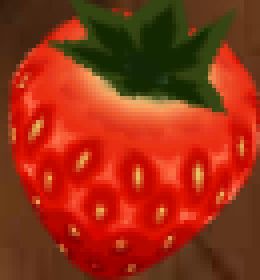
#> input picture templates/1.png, 65 x 70 px, found by its file name (shown 4 times larger)
$ python core.py
#> lines starting #> are read from the running program, lines starting #| are printed output that depends on the picture
import pyautogui
import numpy as np
import asyncio
import os
import time
from random import random
import cv2

BASE_DIR = os.path.abspath(f'{os.path.dirname(os.path.dirname(__file__))}/fruitBot')
BASE_DIR_TEMPLATES = BASE_DIR + '\\templates'
CORDS = []


class Screen:
    def make_screen(self):
        self.image_screen = pyautogui.screenshot(region=(0, 0, 750, 500))
        #self._convert_image()
        self._change_image()
        #self._load_screen()
        self._save_current_screen()

        return self.finally_image_screen

    def _change_image(self):
        self.finally_image_screen = cv2.cvtColor(np.array(self.image_screen), cv2.COLOR_BGR2GRAY)

    def _convert_image(self):
        img_screen = self.image_screen
        self.image_now = np.array(img_screen.getdata(), dtype='uint8').reshape((img_screen.size[1], img_screen.size[0], 3))
        self.image_now = cv2.cvtColor(self.image_now, cv2.COLOR_BGR2GRAY)

    def _load_screen(self):
        self.load_screen = cv2.imread(f'{BASE_DIR}/tempScreen/1.png', 0)
        self.load_screen = cv2.cvtColor(self.load_screen, cv2.COLOR_BGR2GRAY)
        print(self.load_screen)
        print(self.load_screen.astype(np.uint8))

        return self.load_screen.astype(np.uint8)

    def _save_current_screen(self):
        name = str(random())[4:8]
        cv2.imwrite(f'{BASE_DIR}/tempScreen/game_{name}_now.png', self.finally_image_screen)


class Template:
    async def search_on_image(self, image, template):
        try:
            result = cv2.matchTemplate(image, template, cv2.TM_CCOEFF_NORMED)

            location_result = np.where(result >= 0.8)
            print(location_result)

            if len(location_result) != 0:
                print('Found')
                (min_Val, max_Val, minLoc, maxLoc) = cv2.minMaxLoc(result)

                coordinates = zip(*location_result[::-1])
                for pt in coordinates:
                    loc_x = int(pt[0])
                    loc_y = int(pt[1])
                    print(loc_x, '|||', loc_y)
                    CORDS.append([loc_x, loc_y])

        except Exception as e:
            print(e)

    def load_templates(self):
        lst_temp = []
        templates = os.listdir(BASE_DIR_TEMPLATES)
        for temp in templates:
            path = BASE_DIR_TEMPLATES + f'\\{temp}'
            template = cv2.imread(path, 0)
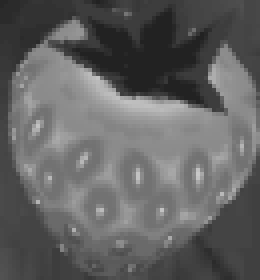
#> template: shape (70, 65) (shown 4 times larger); min 34, max 201, mean 98.2
            lst_temp.append(template)

        return lst_temp


class Movement:
    @staticmethod
    def focus_on_fruit(x, y):
        pyautogui.moveTo(x, y)
        pyautogui.mouseDown(button='right')
        pyautogui.mouseUp(button='right', x=x+15, y=y+15)


def view_image(image):
    cv2.imshow('Image', image)
    cv2.waitKey()
    cv2.destroyAllWindows()


if __name__ == '__main__':
    screen = Screen()
    loop = asyncio.get_event_loop()
    template = Template()
    lst_temp = template.load_templates()
#> lst_temp = 1 item
#> (the run stopped early here; a loop or call above may not have finished)
